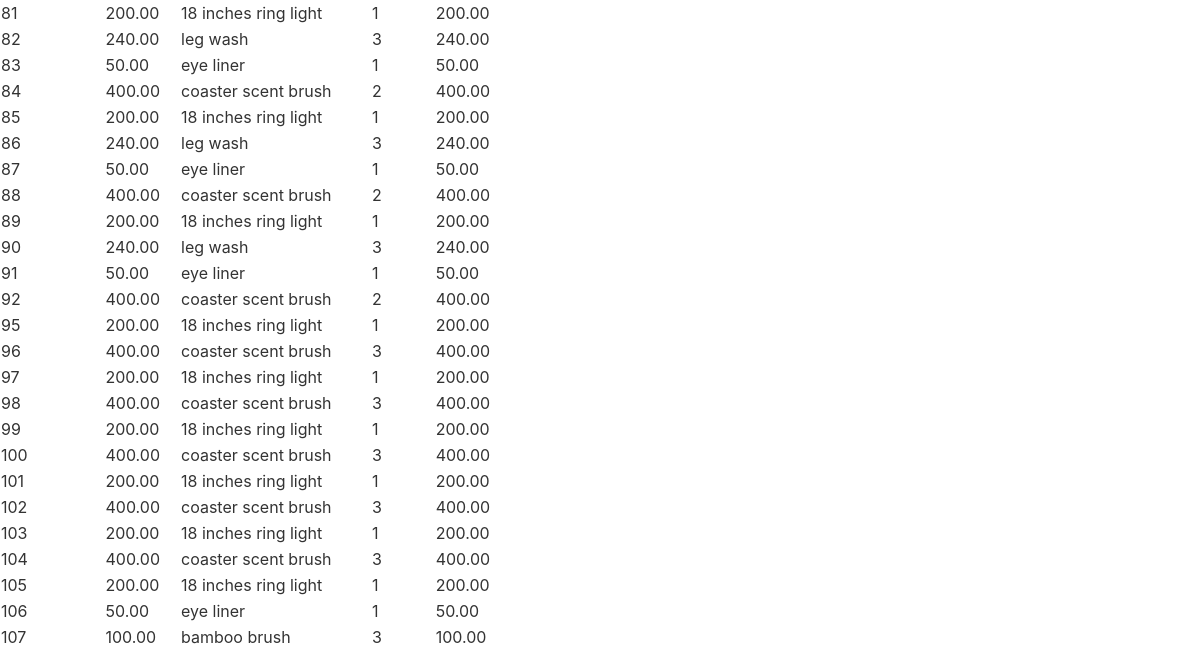
Page /account/order_history/ (signed in, lower part) on the earlier database version.
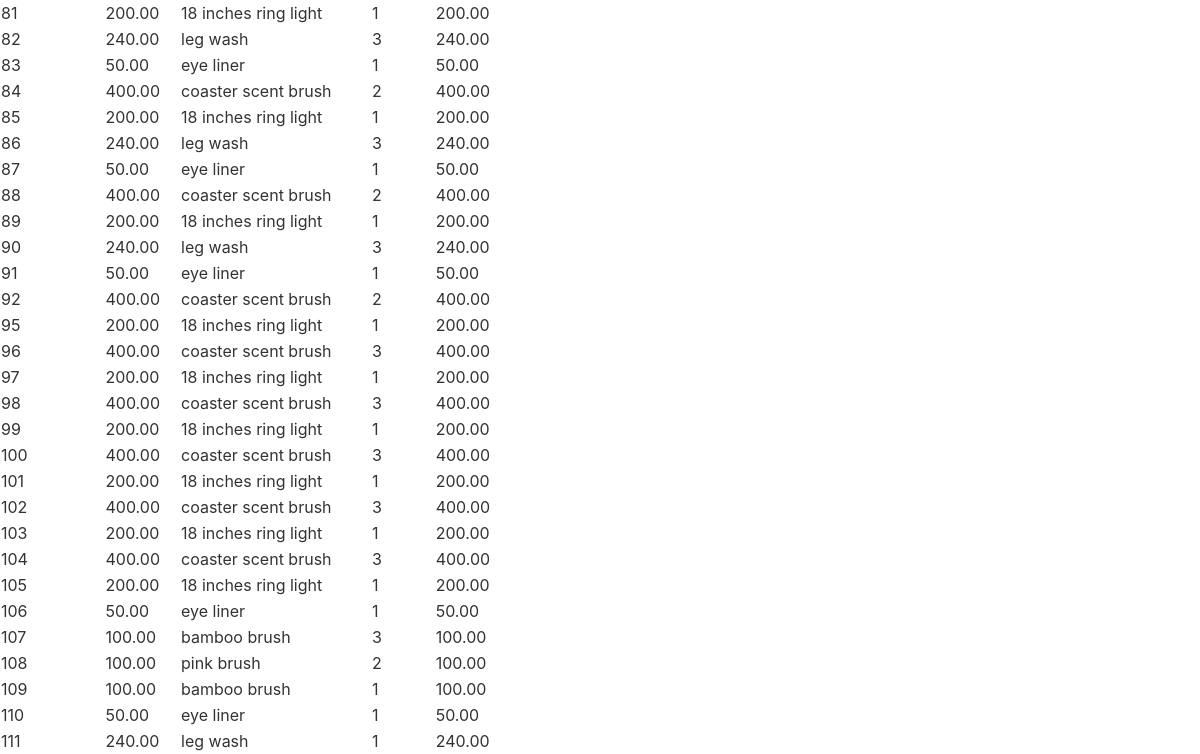
Same page on the later database version.
### payment/models.py (models this page shows, shortened)
class OrderItem(models.Model):
    order = models.ForeignKey(Order, on_delete=models.CASCADE, null=True)
    product = models.ForeignKey(Product, on_delete=models.CASCADE, null=True)
    user = models.ForeignKey(User, on_delete=models.CASCADE, null=True)
    quantity = models.PositiveBigIntegerField(default=1)
    price = models.DecimalField(max_digits=8, decimal_places=2)

### ccstore/models.py (models this page shows, shortened)
class Product(models.Model):
    Category = models.ForeignKey(Category, related_name='product', on_delete=models.CASCADE, null=True)
    title = models.CharField(max_length=250)
    price = models.DecimalField(max_digits=10, decimal_places=2)
    description = models.TextField(blank=True)
    brand = models.CharField(max_length=250, default='unbranded')
    slug = models.SlugField(max_length=250)
    image = models.ImageField(upload_to='images/')
    class Meta:
        verbose_name_plural = 'products'
    def __str__(self):
        return self.title

### account/views.py (the view)
# urls.py: path('order_history/', views.order_history, name='order_history'),
@login_required(login_url='login')
def order_history(request):
    orders = Order.objects.filter(user=request.user)
    order_items = OrderItem.objects.filter(user=request.user)
    context = {
        'orders': orders,
        'order_items': order_items
    }
    return render(request, 'account/order_history.html', context=context)

### cart/cart.py (called while the page is built)
    def __len__(self):
        return sum(item['product_qty'] for item in self.cart.values())

### cart/session_context.py (called while the page is built)
def cart(request):
    return {'cart': Cart(request)}

### ccstore/models.py (called while the page is built)
    def get_absolute_url(self):
        return reverse('pdt_category', args=[self.slug])

### ccstore/views.py (called while the page is built)
def category(request):
    all_categories = Category.objects.all() #get all categories
    return{'all_categories': all_categories} #return all categories

### account/templates/account/order_history.html (shortened to what this page needs)
{% include "ccstore/base.html" %}
{% load static %}
{% block content %}
    <table>
        <tbody>
            {% for order_item in order_items %}
                <tr>
                    <td>{{ order_item.id }}</td>
                    <td>{{ order_item.date_ordered }}</td>
                    <td>{{ order_item.price }}</td>
                    <td>
                        {{ order_item.product }}
                    </td>
                    <td>
                        {{ order_item.quantity }}
                    </td>
                    <td>
                        {{ order_item.price }}
                    </td>
                </tr>
            {% endfor %}
        </tbody>
    </table>
{% endblock %}

### ccstore/templates/ccstore/base.html (shortened to what this page needs)
{% load static %}
<!DOCTYPE html>
<html>
  <head>
    <link rel="stylesheet" href="https://bootswatch.com/5/united/bootstrap.min.css">
    <link rel="stylesheet" href="https://cdnjs.cloudflare.com/ajax/libs/font-awesome/4.7.0/css/font-awesome.min.css">
    <link rel="stylesheet" href="{% static 'style/style.css' %}">
  </head>
    <body>
    </body>
</html>

### static/style/style.css (style rules this page uses)
body { background-color: warmwhite; padding-top: 50px; font-family: 'Inter', 'Arial', sans-serif; }

Differences in the rows shown:
added OrderItem: id "108", price "100.00", product "pink brush", quantity "2"
added OrderItem: id "109", price "100.00", product "bamboo brush", quantity "1"
added OrderItem: id "110", price "50.00", product "eye liner", quantity "1"
added OrderItem: id "111", price "240.00", product "leg wash", quantity "1"
